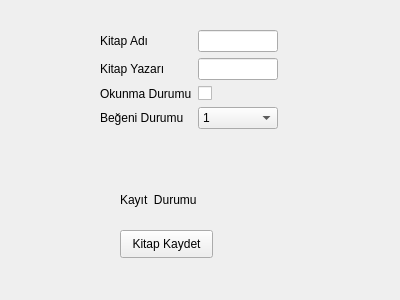
<?xml version="1.0" encoding="UTF-8"?>
<ui version="4.0">
 <class>KitapEkleForm</class>
 <widget class="QWidget" name="KitapEkleForm">
  <property name="geometry">
   <rect>
    <x>0</x>
    <y>0</y>
    <width>400</width>
    <height>300</height>
   </rect>
  </property>
  <property name="minimumSize">
   <size>
    <width>100</width>
    <height>10</height>
   </size>
  </property>
  <property name="windowTitle">
   <string>Form</string>
  </property>
  <widget class="QWidget" name="formLayoutWidget">
   <property name="geometry">
    <rect>
     <x>100</x>
     <y>30</y>
     <width>178</width>
     <height>131</height>
    </rect>
   </property>
   <layout class="QFormLayout" name="formLayout">
    <item row="0" column="0">
     <widget class="QLabel" name="kitapAdiLabel">
      <property name="text">
       <string>Kitap Adı</string>
      </property>
     </widget>
    </item>
    <item row="0" column="1">
     <widget class="QLineEdit" name="KitapAdi"/>
    </item>
    <item row="1" column="0">
     <widget class="QLabel" name="kitapYazarLabel">
      <property name="text">
       <string>Kitap Yazarı</string>
      </property>
     </widget>
    </item>
    <item row="1" column="1">
     <widget class="QLineEdit" name="kitapYazarLineEdit"/>
    </item>
    <item row="2" column="0">
     <widget class="QLabel" name="okunmaDurumuLabel">
      <property name="text">
       <string>Okunma Durumu</string>
      </property>
     </widget>
    </item>
    <item row="2" column="1">
     <widget class="QCheckBox" name="okunmaDurumuCheckBox"/>
    </item>
    <item row="3" column="0">
     <widget class="QLabel" name="begeniDurumuLabel">
      <property name="text">
       <string>Beğeni Durumu</string>
      </property>
     </widget>
    </item>
    <item row="3" column="1">
     <widget class="QComboBox" name="begeniDurumuComboBox">
      <item>
       <property name="text">
        <string>1</string>
       </property>
      </item>
      <item>
       <property name="text">
        <string>2</string>
       </property>
      </item>
      <item>
       <property name="text">
        <string>3</string>
       </property>
      </item>
      <item>
       <property name="text">
        <string>4</string>
       </property>
      </item>
      <item>
       <property name="text">
        <string>5</string>
       </property>
      </item>
     </widget>
    </item>
   </layout>
  </widget>
  <widget class="QLabel" name="kayitDurumLabel">
   <property name="geometry">
    <rect>
     <x>120</x>
     <y>190</y>
     <width>171</width>
     <height>20</height>
    </rect>
   </property>
   <property name="text">
    <string>Kayıt  Durumu</string>
   </property>
  </widget>
  <widget class="QPushButton" name="kitapkaydetbutonu">
   <property name="geometry">
    <rect>
     <x>120</x>
     <y>230</y>
     <width>93</width>
     <height>28</height>
    </rect>
   </property>
   <property name="text">
    <string>Kitap Kaydet</string>
   </property>
  </widget>
 </widget>
 <resources/>
 <connections/>
</ui>
